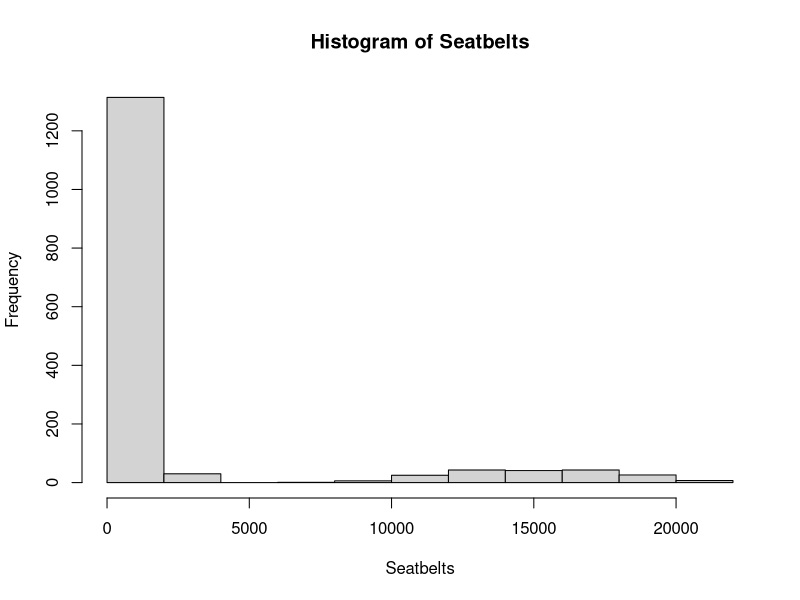
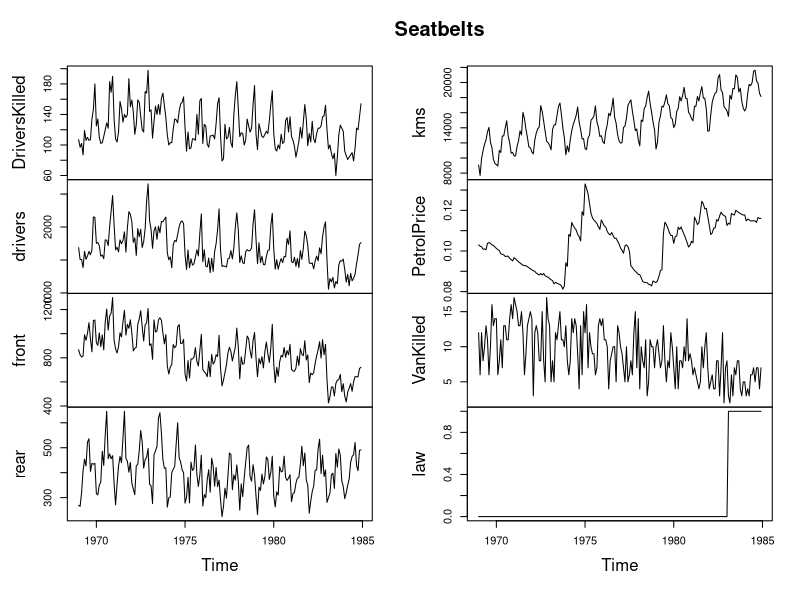
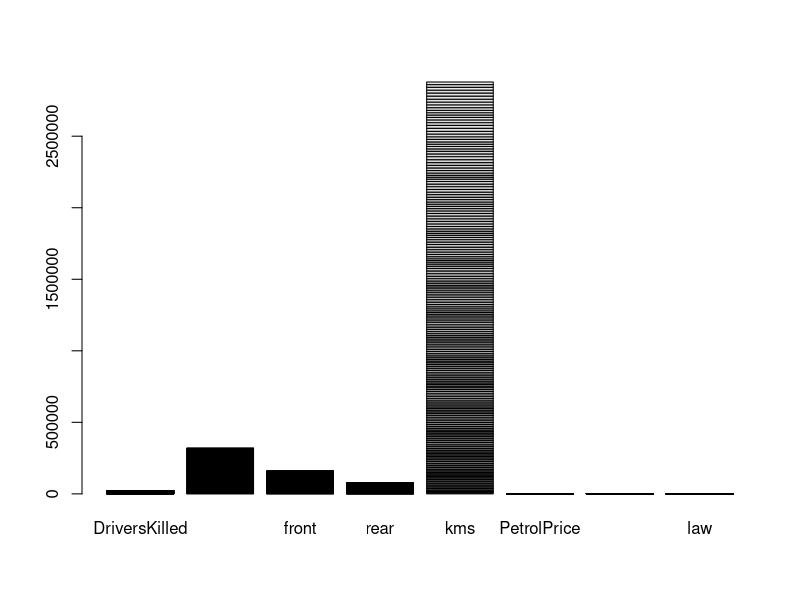
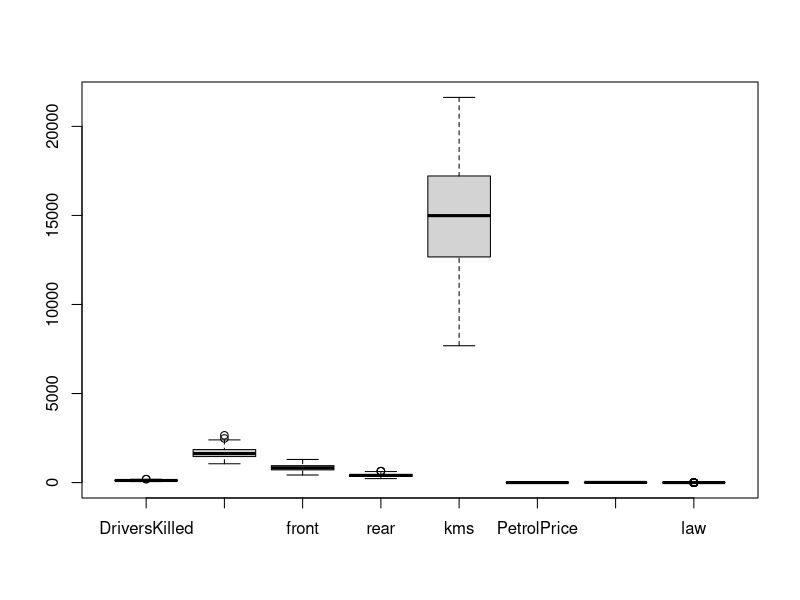

Generate these figures, in order, with R:
## ---- chunk 1
data(Seatbelts)
head(Seatbelts)
####View(Seatbelts)
Seat<- table(Seatbelts)
chisq.test(Seatbelts)

t.test(Seatbelts)
## ---- chunk 2
hist(Seatbelts)
plot(Seatbelts)
barplot(Seatbelts)
boxplot(Seatbelts)
###pie(Seatbelts)

